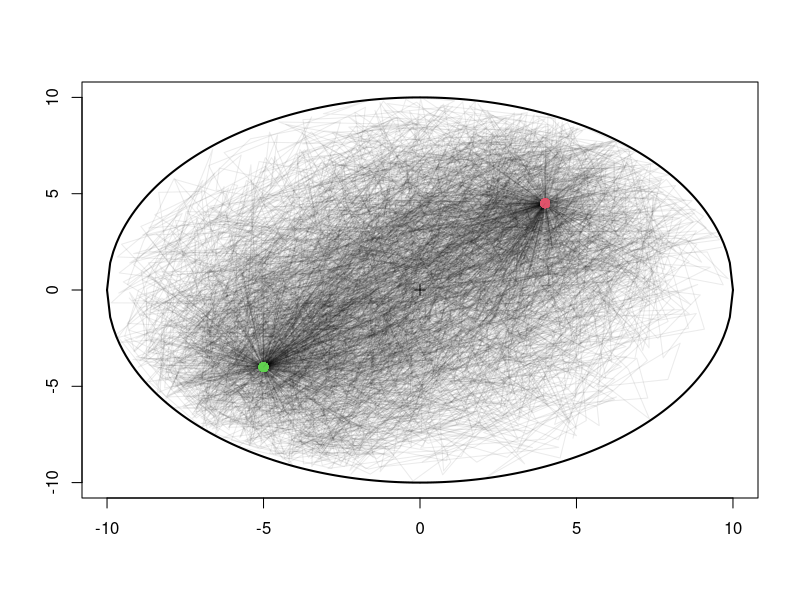
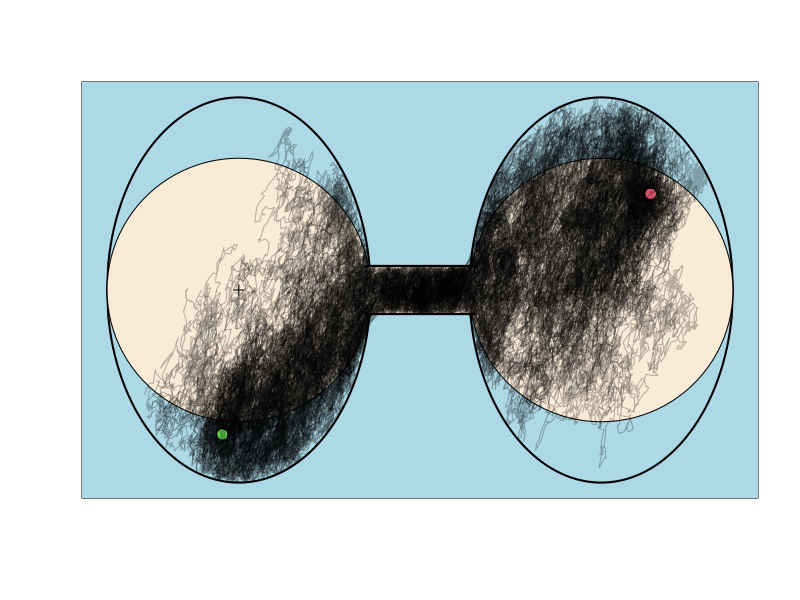

The R source for these figures, in order:
# truncated BM numerical approximation

library(mvtnorm)

#function for computing conditional multivariate normals
condMVN <- function(means, cov, obs, inds){
  A <- cov[-inds, -inds]
  C <- cov[inds, inds]
  B <- cov[-inds, inds]
  condCov <- A - B%*%solve(C)%*%t(B)
  condMean <- as.vector(means[-inds] + B%*%solve(C)%*%(obs - means[inds]))
  return(list(means = condMean, cov = condCov))
}


#bivariate BM on single branch

#in a circle
nhists <- 5e2
for(k in 1:nhists){
  print(k)
  
  #specify bounds of truncation, in this case a circle
  circleRadius <- 10
  circleCenter <- c(0,0)
  
  #specify starting and ending positions
  start <- c(-5,-4)
  end <- c(4,4.5)
  
  #specify brownian motion rate matrix
  R <- matrix(c(2,1,1,3), ncol = 2)
  
  #specify branch length separating start and end points
  BL <- 50
  
  #specify the number of intermediate timepoints over which to sample history
  n_IntermediateTimePoints <- 2^4-1
  
  #initialize matrix that will contain the bivariate history 
  positions <- matrix(0, ncol = 2, nrow = n_IntermediateTimePoints + 2)
  #specify the number of locations in total
  n_locations <- dim(positions)[1]
  #and specify start and end points
  positions[1,] <- start; positions[n_locations,] <- end
  
  #specify the position of each timepoint, where the starting branchlength is 0
  BLs <- 0:(n_IntermediateTimePoints+1)/(n_IntermediateTimePoints+1)*BL
  
  
  
  #keep track of which locations have observations already
  sampledInds <- rep(F, n_locations); sampledInds[1] <- TRUE; sampledInds[n_locations] <- TRUE
  
  #start sampling locations in log_2 stages, since under mvBM we can use already-sampled intermediate locations
  #to sample further intermediate locations
  for(i in 1:(log2(n_IntermediateTimePoints+1))){
    #which indices do we want to sample in this stage?
    indsToSample <- seq(from = 1, to = n_locations, length.out = 2^i+1)[-c(1,2^i+1)]
    if(i != 1){
      #make sure we haven't already sampled them!
      indsToSample <- setdiff(indsToSample, which(sampledInds))
      #and then iterate over unsampled indices
      for(j in 1:length(indsToSample)){
        indBeingSampled <- indsToSample[j]
        #find the two closest *already sampled* indices -- since mvBM is Markovian and evolution on branch i
        #independent of evolution on branch j, one can find conditionals only based on the two closest points 
        dists <- abs(which(sampledInds) - indBeingSampled)
        startEndInds <- which(sampledInds)[which(dists == min(dists))]
        strt <- positions[startEndInds[1],]
        ennd <- positions[startEndInds[2],]
        condNorm <- condMVN(means = rep(strt, 2), 
                            cov = kronecker(matrix(c(rep(BLs[indBeingSampled] - BLs[startEndInds[1]], 3), 
                            BLs[startEndInds[2]] - BLs[startEndInds[1]]), ncol = 2), R), obs = ennd, inds = c(3,4))
        samp <- rmvnorm(n = 1, mean = condNorm$means, sigma = condNorm$cov)
        #use rejection sampling to make sure we're in the allowable space
        while(norm(samp-circleCenter, type = "F") > circleRadius){
          samp <- rmvnorm(n = 1, mean = condNorm$means, sigma = condNorm$cov)
        }
        positions[indBeingSampled,] <- samp
      }
    } else {
      #special case when sampling first value
      condNorm <- condMVN(means = rep(start, 2), cov = kronecker(matrix(c(rep(BLs[indsToSample], 3), 
                          BLs[n_locations]), ncol = 2), R), obs = end, inds = c(3,4))
      samp <- rmvnorm(n = 1, mean = condNorm$means, sigma = condNorm$cov)
      while(norm(samp-circleCenter, type = "F") > circleRadius){
        samp <- rmvnorm(n = 1, mean = condNorm$means, sigma = condNorm$cov)
      }
      positions[indsToSample,] <- samp
    }
    sampledInds[indsToSample] <- T
  }
  
  #draw circle
  if(k==1){
    plot(x = circleCenter[1], y = circleCenter[2], pch = 3, xlim = c(-circleRadius, circleRadius), 
         ylim = c(-circleRadius, circleRadius), xlab = "", ylab = "")
    circX <- (-100:100/100*circleRadius)
    circY <- sqrt(circleRadius^2 - circX^2)
    lines(circX, circY, lwd = 2); lines(circX, -circY, lwd = 2)
  }
  
  #draw sampled path
  points(rbind(start, end), col = c(3,2), lwd = 2, pch = 19) #green marks start, red marks end, 
  lines(positions, col = rgb(0,0,0,mean(c(rep(1,10),rep(30/nhists, nhists)))))

}


#in two circles, connected by a rectangle
nhists <- 50
landcolor <- "antiquewhite"
watercolor <- "lightblue"
for(k in 1:nhists){
  print(k)
  
  #specify bounds of truncation, in this case: two circles and a rectangle
  circle1Radius <- 8
  circle1Center <- c(-11,0)
  
  circle2Radius <- 8
  circle2Center <- c(11,0)
  
  rectangleCorners <- rbind(c(-3.3,-1), c(3.3,1))
  
  #function to check if point is within these bounds
  withinBoundaries <- function(point, circle1Radius, circle1Center, circle2Radius, circle2Center, rectangleCorners){
    (norm(point-circle1Center, type = "F") < circle1Radius) |
    (norm(point-circle2Center, type = "F") < circle2Radius) |
    ((point[1] > rectangleCorners[1,1]) & 
     (point[1] < rectangleCorners[2,1]) &
     (point[2] > rectangleCorners[1,2]) & 
     (point[2] < rectangleCorners[2,2]))   
  }

  
  #specify starting and ending positions
  start <- c(-12,-6)
  end <- c(14,4)
  
  #specify brownian motion rate matrix
  R <- matrix(c(2,1,1,3), ncol = 2)
  
  #specify branch length separating start and end points
  BL <- 40
  
  #specify the number of intermediate timepoints over which to sample history
  n_IntermediateTimePoints <- 2^11-1
  
  #initialize matrix that will contain the bivariate history 
  positions <- matrix(0, ncol = 2, nrow = n_IntermediateTimePoints + 2)
  #specify the number of locations in total
  n_locations <- dim(positions)[1]
  #and specify start and end points
  positions[1,] <- start; positions[n_locations,] <- end
  
  #specify the position of each timepoint, where the starting branchlength is 0
  BLs <- 0:(n_IntermediateTimePoints+1)/(n_IntermediateTimePoints+1)*BL
  
  
  
  #keep track of which locations have observations already
  sampledInds <- rep(F, n_locations); sampledInds[1] <- TRUE; sampledInds[n_locations] <- TRUE
  
  #start sampling locations in log_2 stages, since under mvBM we can use already-sampled intermediate locations
  #to sample further intermediate locations
  for(i in 1:(log2(n_IntermediateTimePoints+1))){
    #which indices do we want to sample in this stage?
    indsToSample <- seq(from = 1, to = n_locations, length.out = 2^i+1)[-c(1,2^i+1)]
    if(i != 1){
      #make sure we haven't already sampled them!
      indsToSample <- setdiff(indsToSample, which(sampledInds))
      #and then iterate over unsampled indices
      for(j in 1:length(indsToSample)){
        indBeingSampled <- indsToSample[j]
        #find the two closest *already sampled* indices -- since mvBM is Markovian and evolution on branch i
        #independent of evolution on branch j, one can find conditionals only based on the two closest points 
        dists <- abs(which(sampledInds) - indBeingSampled)
        startEndInds <- which(sampledInds)[which(dists == min(dists))]
        strt <- positions[startEndInds[1],]
        ennd <- positions[startEndInds[2],]
        condNorm <- condMVN(means = rep(strt, 2), 
                            cov = kronecker(matrix(c(rep(BLs[indBeingSampled] - BLs[startEndInds[1]], 3), 
                                                     BLs[startEndInds[2]] - BLs[startEndInds[1]]), ncol = 2), R), obs = ennd, inds = c(3,4))
        samp <- rmvnorm(n = 1, mean = condNorm$means, sigma = condNorm$cov)
        #use rejection sampling to make sure we're in the allowable space
        while(!withinBoundaries(point = samp, circle1Radius, circle1Center, circle2Radius, circle2Center, rectangleCorners)){
          samp <- rmvnorm(n = 1, mean = condNorm$means, sigma = condNorm$cov)
        }
        positions[indBeingSampled,] <- samp
      }
    } else {
      #special case when sampling first value
      condNorm <- condMVN(means = rep(start, 2), cov = kronecker(matrix(c(rep(BLs[indsToSample], 3), 
                                                                          BLs[n_locations]), ncol = 2), R), obs = end, inds = c(3,4))
      samp <- rmvnorm(n = 1, mean = condNorm$means, sigma = condNorm$cov)
      while(!withinBoundaries(point = samp, circle1Radius, circle1Center, circle2Radius, circle2Center, rectangleCorners)){
        samp <- rmvnorm(n = 1, mean = condNorm$means, sigma = condNorm$cov)
      }
      positions[indsToSample,] <- samp
    }
    sampledInds[indsToSample] <- T
  }
  
  #draw circle
  if(k==1){
    plot(x = circle1Center[1], y = circle1Center[2], pch = 3, xlim = c(circle1Center[1]-circle1Radius, circle2Center[1]+circle2Radius), 
         ylim = c(circle1Center[2]-circle1Radius, circle1Center[2]+circle1Radius), xlab = "", ylab = "", xaxt = "n", yaxt = "n")
    rect(xleft = 1.1*c(circle1Center[1]-circle1Radius), xright =1.1*(circle2Center[1]+circle2Radius), 
         ybottom = 1.1*c(circle1Center[2]-circle1Radius), ytop =1.1*(circle1Center[2]+circle1Radius), col = watercolor, lwd = 1)
    points(x = circle2Center[1], y = circle2Center[2], pch = 3)
    points(x = circle1Center[1], y = circle1Center[2], pch = 3)
    
    #circle1
    circ1X <- (-100:100/100*circle1Radius)
    circ1Y <- sqrt(circle1Radius^2 - circ1X^2)
    lines(circ1X + circle1Center[1], circ1Y + circle1Center[2], lwd = 2); lines(circ1X + circle1Center[1], -circ1Y + circle1Center[2], lwd = 2)
    plotrix::draw.circle(x = circle1Center[1], circle1Center[2], radius = circle1Radius, col = landcolor)
    
    #circle2
    circ1X <- (-100:100/100*circle2Radius)
    circ1Y <- sqrt(circle2Radius^2 - circ1X^2)
    lines(circ1X + circle2Center[1], circ1Y + circle2Center[2], lwd = 2); lines(circ1X + circle2Center[1], -circ1Y + circle2Center[2], lwd = 2)
    plotrix::draw.circle(x = circle2Center[1], circle2Center[2], radius = circle2Radius, col = landcolor)
    
    #circlecenters
    points(x = circle2Center[1], y = circle2Center[2], pch = 3)
    points(x = circle1Center[1], y = circle1Center[2], pch = 3)
    
    
    #rectangle
    rect(xleft = rectangleCorners[1,1], ybottom = rectangleCorners[1,2], xright = rectangleCorners[2,1], ytop = rectangleCorners[2,2], lwd = 2, col = landcolor)
    rect(border = NA, col = landcolor, xleft = rectangleCorners[1,1]-0.1, ybottom = rectangleCorners[1,2]+0.1, xright = rectangleCorners[2,1]+0.1, ytop = rectangleCorners[2,2]-0.1, lwd = 2)
  }
  
  #draw sampled path
  points(rbind(start, end), col = c(3,2), lwd = 2, pch = 19) #green marks start, red marks end, 
  lines(positions, col = rgb(0,0,0,mean(c(rep(1,5),rep(10/nhists, nhists)))))
  
}
